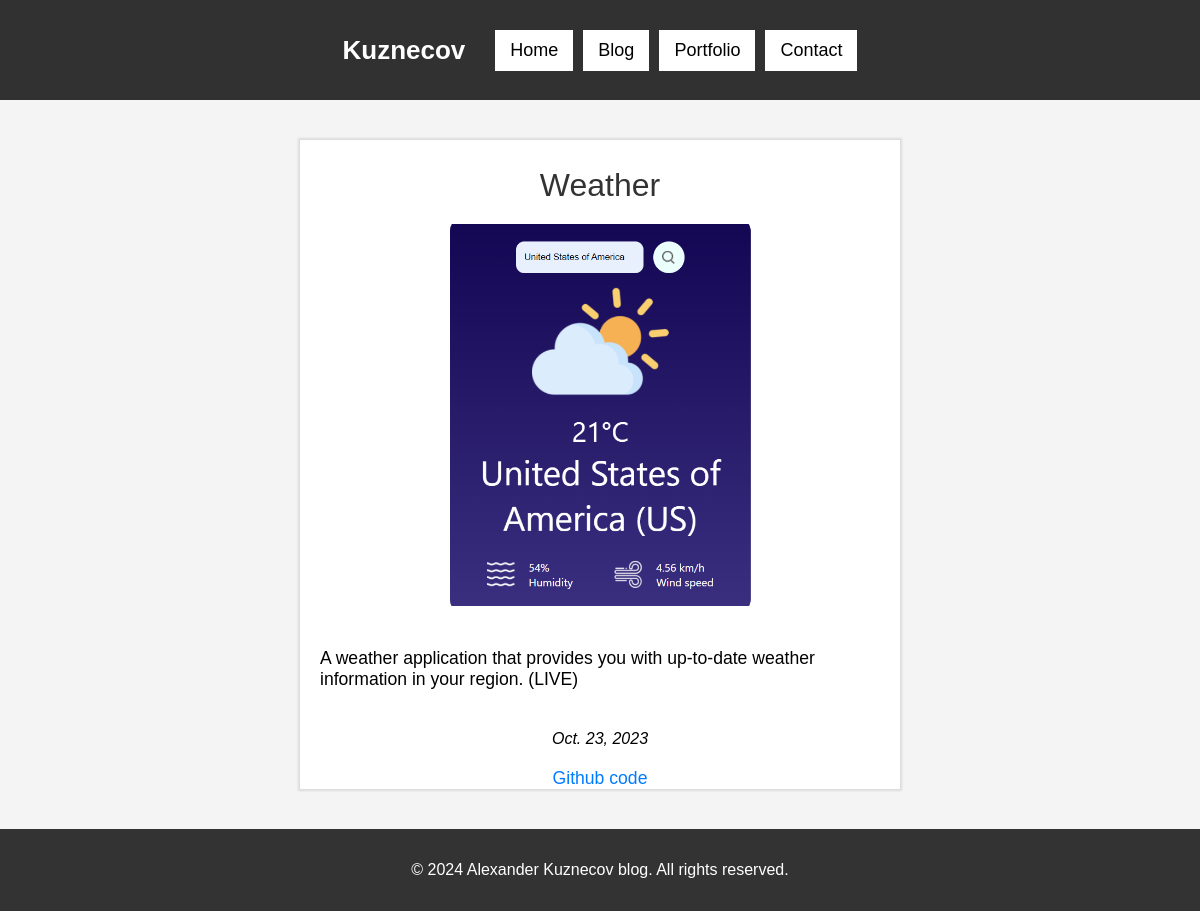
The page /portfolio/react-weather on the database its author committed.
### home/models.py (models this page shows, shortened)
class PortfolioItem(models.Model):
    title = models.CharField(max_length=50)
    description = models.TextField(max_length=700)
    github = models.CharField(max_length=50, default='https://www.github.com/alexkuznecov16')
    date = models.DateField(auto_now_add=False)
    slug = models.CharField(max_length=50, default='default-slug')
    banner = models.ImageField(default='fallback.jpg', blank=True)

### home/views.py (the view)
# urls.py: path('portfolio/<slug>', views.portfolio_details, name='PortfolioDetails'),
def portfolio_details(request, slug):
    item = PortfolioItem.objects.get(slug=slug)
    return render(request, 'portfolio_details.html', {'portfolio': item})

### home/templates/portfolio_details.html (shortened to what this page needs)
{% extends "base.html" %}
{% block portfolio_details %}
    {% if portfolio %}
        <div class="portfolio-details-item">
            <div class="card">
                <h2 class="card-title">{{ portfolio.title }}</h2>
                <img class="banner" src="{{ portfolio.banner.url }}" alt="{{ portfolio.title }}">
                <p class="card-text">{{ portfolio.description }}</p>
                <p class="card-date">{{ portfolio.date }}</p>
                <a target="_blank" href="{{ portfolio.github }}">Github code</a>
            </div>
        </div>
    {% endif %}
{% endblock %}

### home/static/css/main.css (style rules this page uses)
html { scroll-behavior: smooth; }
body { font-family: Arial, sans-serif; margin: 0; padding: 0; background-color: #f4f4f4; color: #000; display: flex; flex-direction: column; min-height: 100vh; }
* { box-sizing: border-box; }
a { color: #000; text-decoration: none; }
.card-text { white-space: pre-line; }
.card-title { font-weight: 400; }
h2 { font-size: 2rem; color: #333; text-align: center; }
.portfolio-details-item { display: flex; justify-content: center; align-items: center; padding: 40px 0; }
.portfolio-details-item .card { max-width: 600px; width: 100%; background-color: #fff; box-shadow: 0px 0px 2px 2px rgba(0, 0, 0, 0.1); text-align: center; }
.portfolio-details-item .card-title { font-size: 2rem; text-align: center; margin-bottom: 20px; }
.portfolio-details-item .banner { max-width: 100%; height: auto; }
.portfolio-details-item .card-text { padding: 20px; font-size: 1.1rem; text-align: left; }
.portfolio-details-item .card-date { margin-top: 20px; font-style: italic; }
.portfolio-details-item .card a { display: block; text-align: center; margin-top: 20px; font-size: 1.1rem; text-decoration: none; color: #007bff; }

### rows shown on the page
PortfolioItem: title "Weather", banner (picture), description "A weather application that provides you with up-to-date weather information in your region. (LIVE)", date "Oct. 23, 2023"
